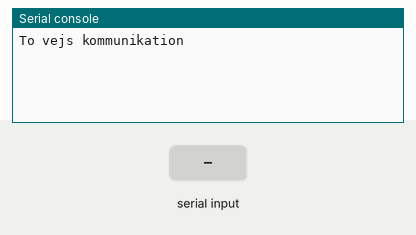
The program below on a simulated ESP32 board running MicroPython. Parts: the last lines printed to the serial console. The inputs (shaded band) are chosen by the test bench.

Above: at 1.2 s.
1.3 s: "1" typed at the serial console, then Enter
At 2.5 s:
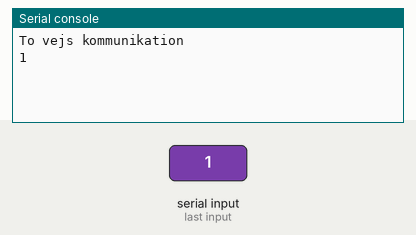
2.8 s: "0" typed at the serial console, then Enter
At 3.9 s:
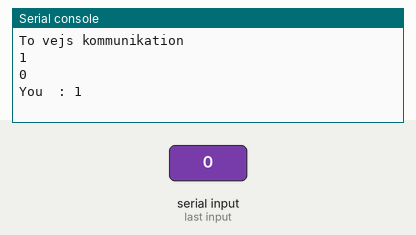
4.3 s: "1\n" received over the second serial link
At 5.0 s:
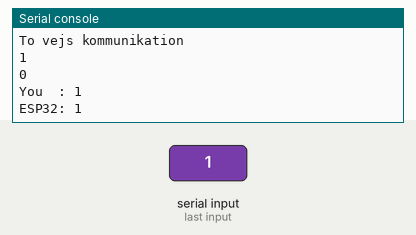
5.8 s: "0\n" received over the second serial link
At 6.2 s:
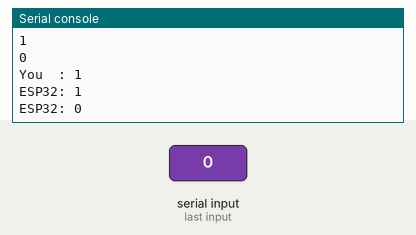

Measured:
- after the input at 1.3 s, the serial console: prints a new line at once (image 1)
- after the input at 2.8 s, the serial console: prints a new line at once (image 2)
- after the input at 4.3 s, the serial console: prints a new line at once (image 3)
- after the input at 5.8 s, the serial console: prints a new line at once (image 4)

The program:

sende.py
```python
import sys,uselect
from machine import UART

uart_remote_port = 1
uart_remote_pin_tx = 33
uart_remote_pin_rx = 32
uart_remote_speed = 9600

group_id = 99

uart_remote = UART(uart_remote_port, baudrate = uart_remote_speed, tx = uart_remote_pin_tx, rx = uart_remote_pin_rx)

usb = uselect.poll()
usb.register(sys.stdin, uselect.POLLIN)

print("To vejs kommunikation")

while True:
    if uart_remote.any() > 0:
        string = uart_remote.read().decode()
        string = string.strip()
        print("ESP32: " + string)

    if usb.poll(0):
        string = sys.stdin.readline()
        sys.stdin.readline()
        string = string.strip()
        print("You  : " + string)
        uart_remote.write(string + "\n")
        
```
